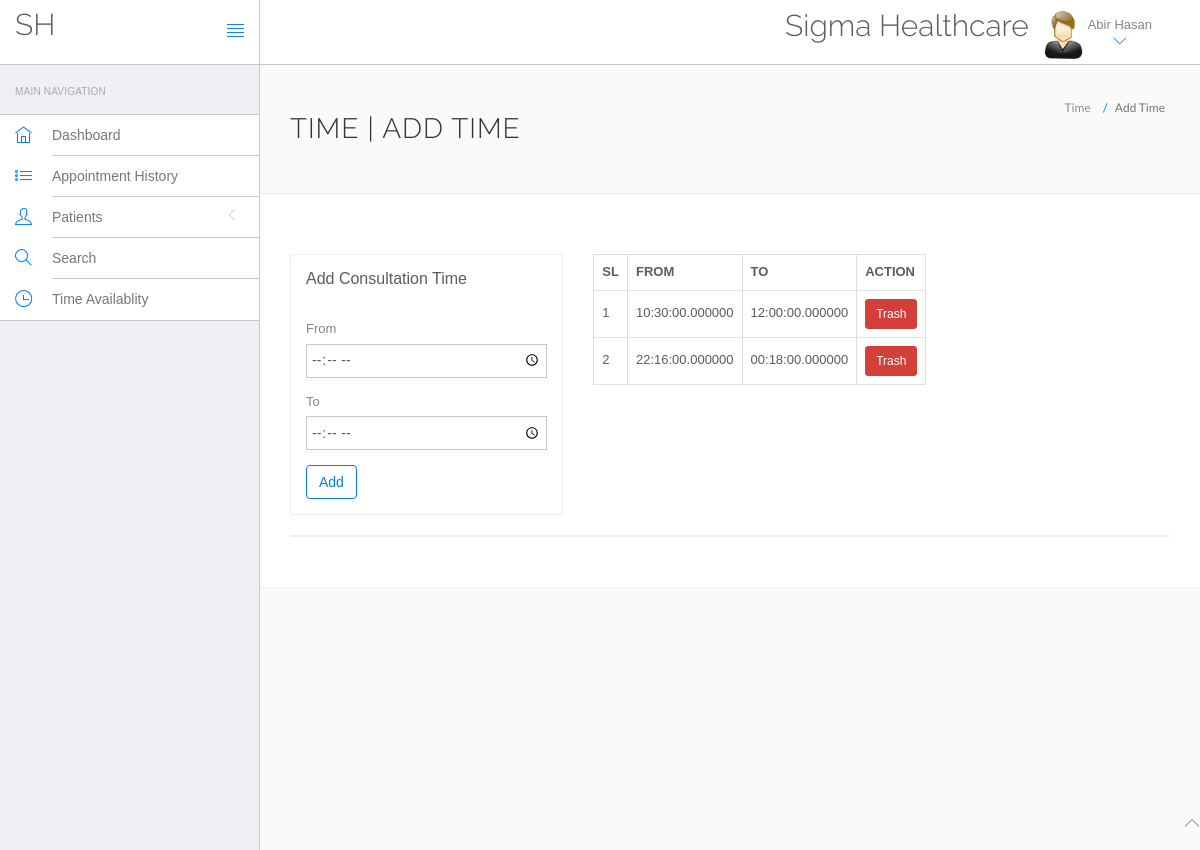
Screenshot of /hms/doctor/time.php (signed in) with the database file from the repository.
### tables this page shows
CREATE TABLE `doctors` (
  `id` int NOT NULL,
  `specilization` varchar(255) DEFAULT NULL,
  `doctorName` varchar(255) DEFAULT NULL,
  `experience` varchar(255) DEFAULT NULL,
  `address` longtext,
  `docFees` varchar(255) DEFAULT NULL,
  `doctors_address` varchar(100) DEFAULT NULL,
  `contactno` bigint DEFAULT NULL,
  `docEmail` varchar(255) DEFAULT NULL,
  `password` varchar(255) DEFAULT NULL,
  `creationDate` timestamp NULL DEFAULT CURRENT_TIMESTAMP,
  `updationDate` timestamp NULL DEFAULT NULL ON UPDATE CURRENT_TIMESTAMP,
  `status` varchar(255) DEFAULT NULL,
  `certificate` varchar(1000) DEFAULT NULL
);

CREATE TABLE `tbltimes` (
  `id` int NOT NULL,
  `doctor_id` int NOT NULL,
  `t_from` time(6) NOT NULL,
  `t_to` time(6) NOT NULL
);

### hms/doctor/time.php (the view, shortened to what this page needs)
<?php
include('include/config.php');
if(strlen($_SESSION['id']==0)) {
    header('location:logout.php');
} else{
    ?>
    <!DOCTYPE html>
    <html lang="en">
    <head>
        <link rel="stylesheet" href="vendor/bootstrap/css/bootstrap.min.css">
        <link rel="stylesheet" href="vendor/fontawesome/css/font-awesome.min.css">
        <link rel="stylesheet" href="vendor/themify-icons/themify-icons.min.css">
        <link href="vendor/animate.css/animate.min.css" rel="stylesheet" media="screen">
        <link href="vendor/perfect-scrollbar/perfect-scrollbar.min.css" rel="stylesheet" media="screen">
        <link href="vendor/switchery/switchery.min.css" rel="stylesheet" media="screen">
        <link href="vendor/bootstrap-touchspin/jquery.bootstrap-touchspin.min.css" rel="stylesheet" media="screen">
        <link href="vendor/select2/select2.min.css" rel="stylesheet" media="screen">
        <link href="vendor/bootstrap-datepicker/bootstrap-datepicker3.standalone.min.css" rel="stylesheet" media="screen">
        <link href="vendor/bootstrap-timepicker/bootstrap-timepicker.min.css" rel="stylesheet" media="screen">
        <link rel="stylesheet" href="assets/css/styles.css">
        <link rel="stylesheet" href="assets/css/plugins.css">
        <link rel="stylesheet" href="assets/css/themes/theme-1.css" id="skin_color" />
    </head>
    <body>
    <div id="app">
        <?php include('include/sidebar.php');?>
        <div class="app-content">
            <?php include('include/header.php');?>
            <div class="main-content" >
                <div class="wrap-content container" id="container">
                    <section id="page-title">
                        <div class="row">
                            <div class="col-sm-8">
                                <h1 class="mainTitle">Time | Add Time</h1>
                            </div>
                            <ol class="breadcrumb">
                                <li>
                                    <span>Time</span>
                                </li>
                                <li class="active">
                                    <span>Add Time</span>
                                </li>
                            </ol>
                        </div>
                    </section>
                    <div class="container-fluid container-fullw bg-white">
                        <div class="row">
                            <div class="col-md-12">
                                <div class="row margin-top-30">
                                    <div class="col-lg-4 col-md-6">
                                        <div class="panel panel-white">
                                            <div class="panel-heading">
                                                <h5 class="panel-title">Add Consultation Time</h5>
                                            </div>
                                            <div class="panel-body">
                                                <form role="form"  method="post" action="#">
                                                    <div class="form-group">
                                                        <label for="doctorname">
                                                            From
                                                        </label>
                                                        <input type="time" name="ftime" class="form-control"  placeholder="Enter Time" required="true">
                                                    </div>
                                                    <div class="form-group">
                                                        <label for="doctorname">
                                                            To
                                                        </label>
                                                        <input type="time" name="ttime" class="form-control"  placeholder="Enter Time" required="true">
                                                    </div>
                                                    <button type="submit" name="submit" id="submit" class="btn btn-o btn-primary">
                                                        Add
                                                    </button>
                                                </form>
                                            </div>
                                        </div>
                                    </div>
                                    <div class="col-lg-4 col-md-6">
                                        <table class="table table-bordered">
                                            <tr>
                                                <th>SL</th>
                                                <th>FROM</th>
                                                <th>TO</th>
                                                <th>ACTION</th>
                                            </tr>
                                            <?php
                                            $sql = "SELECT * FROM tbltimes WHERE doctor_id={$_SESSION['id']} ORDER BY id DESC";
                                            $res = mysqli_query($con,$sql) or die();
                                            $count =1;
                                            while($row = mysqli_fetch_assoc($res)){
                                            ?>
                                            <tr>
                                                <td><?php echo $count; ?></td>
                                                <td><?php echo $row['t_from']; ?></td>
                                                <td><?php echo $row['t_to']; ?></td>
                                                <td>
                                                    <a href="time-del.php?id=<?php echo $row['id'] ;?>" role="button" class="btn btn-sm btn-danger">Trash</a>
                                                </td>
                                            </tr>
                                            <?php $count++; } ?>
                                        </table>
                                    </div>
                                </div>
                            </div>
                            <div class="col-lg-12 col-md-12">
                                <div class="panel panel-white">
                                </div>
                            </div>
                        </div>
                    </div>
                </div>
            </div>
        </div>
    </div>
    <?php include('include/footer.php');?>
    </body>
    </html>
<?php } ?>

### hms/doctor/include/header.php (shortened to what this page needs)
<header class="navbar navbar-default navbar-static-top">
					<div class="navbar-header">
						<a class="navbar-brand" href="#">
							<h2 style="padding-top:20% ">SH</h2>
						</a>
						<a href="#" class="sidebar-toggler pull-right visible-md visible-lg" data-toggle-class="app-sidebar-closed" data-toggle-target="#app">
							<i class="ti-align-justify"></i>
						</a>
					</div>
					<div class="navbar-collapse collapse">
						<ul class="nav navbar-right">
								<li  style="padding-top:2% ">
								<h2>Sigma Healthcare</h2>
							</li>
							<li class="dropdown current-user">
								<a href class="dropdown-toggle" data-toggle="dropdown">
									<img src="assets/images/images.jpg" > <span class="username">
									<?php $query=mysqli_query($con,"select doctorName from doctors where id='".$_SESSION['id']."'");
while($row=mysqli_fetch_array($query))
{
	echo $row['doctorName'];
}
									?> <i class="ti-angle-down"></i></i></span>
								</a>
							</li>
						</ul>
					</div>
				</header>

### hms/doctor/assets/css/themes/theme-1.css (style rules this page uses)
body { background: #FAFAFA; }
header .navbar-header { background: #ffffff !important; border-right-color: #c8c7cc !important; border-bottom-color: #c8c7cc !important; }
header .navbar-header .sidebar-toggler, header .navbar-header .sidebar-mobile-toggler { color: #007aff !important; }
header .navbar-header .navbar-brand { color: #777 !important; }
header .navbar-collapse { background: #ffffff !important; border-bottom-color: #c8c7cc !important; box-shadow: none !important; }
header .navbar-collapse .navbar-right > li > a { color: #777; }
header .navbar-collapse .navbar-right > li > a i { color: #007aff !important; }

### rows the page displays
doctors: doctorName "Abir Hasan"
tbltimes: t_from "10:30:00.000000", t_to "12:00:00.000000"
tbltimes: t_from "22:16:00.000000", t_to "00:18:00.000000"
